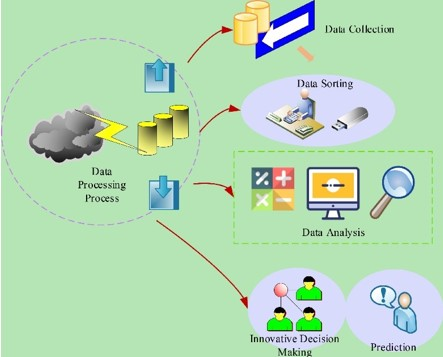
#> input picture BSCOMPUTER ENGINEERING/4th YEAR OF COMPUTER ENGINEERING/7th SEMESTER/DIGITAL IMAGE PROCESSING/FINALTERMPREPARATIONPROGRAMS/Screenshot 2024-11-01 094346.jpg, 443 x 357 px
$ python gaussianfiltering.py
#> lines starting #> are read from the running program, lines starting #| are printed output that depends on the picture
import numpy as np
import matplotlib.pyplot as plt
from skimage import io
from skimage.util import random_noise
image = io.imread('Screenshot 2024-11-01 094346.jpg')
#> image is the input picture: shape (357, 443, 3); mean R, G, B 180.4, 217.7, 182
noisy_image = random_noise(image, mode='gaussian', var=0.01)  # var controls the amount of noise
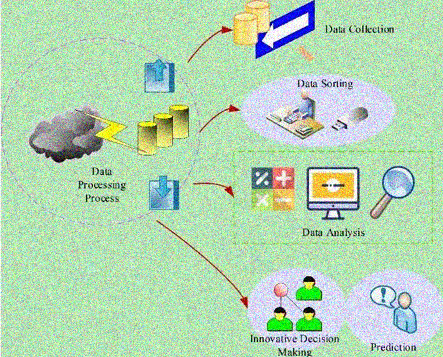
#> noisy_image: shape (357, 443, 3) float64; mean R, G, B 0.706, 0.847, 0.71
plt.figure(figsize=(12, 6))
plt.subplot(1, 2, 1)
plt.title('Original Image')
plt.imshow(image)
plt.axis('off')
plt.subplot(1, 2, 2)
plt.title('Image with Gaussian Noise')
plt.imshow(noisy_image)
plt.axis('off')
plt.show()
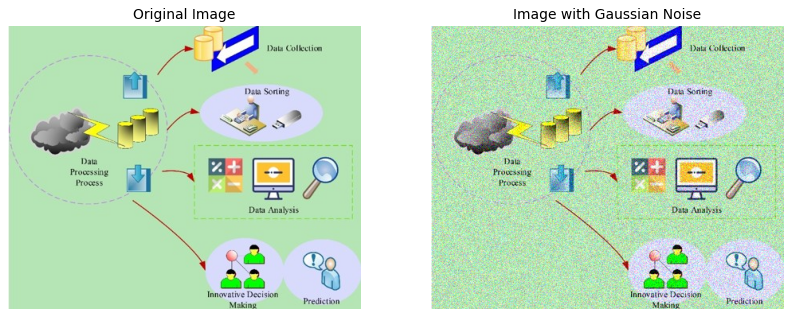
#> figure drawn by matplotlib, 2 panels

$ run again, with BSCOMPUTER ENGINEERING/4th YEAR OF COMPUTER ENGINEERING/7th SEMESTER/DIGITAL IMAGE PROCESSING/FINALTERMPREPARATIONPROGRAMS/Screenshot 2024-10-10 211014.jpg copied over BSCOMPUTER ENGINEERING/4th YEAR OF COMPUTER ENGINEERING/7th SEMESTER/DIGITAL IMAGE PROCESSING/FINALTERMPREPARATIONPROGRAMS/Screenshot 2024-11-01 094346.jpg
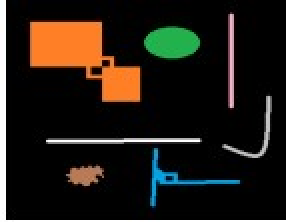
#> input picture BSCOMPUTER ENGINEERING/4th YEAR OF COMPUTER ENGINEERING/7th SEMESTER/DIGITAL IMAGE PROCESSING/FINALTERMPREPARATIONPROGRAMS/Screenshot 2024-10-10 211014.jpg, 143 x 111 px (shown 2 times larger)
#> image is the input picture: shape (111, 143, 3); mean R, G, B 35.1, 29.1, 21.6
#> `noisy_image = random_noise(image, mode='gaussian', var=0.01)`:
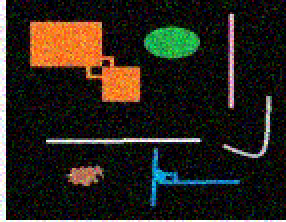
#> noisy_image: shape (111, 143, 3) float64 (shown 2 times larger); mean R, G, B 0.165, 0.144, 0.115
#> `plt.show()`:
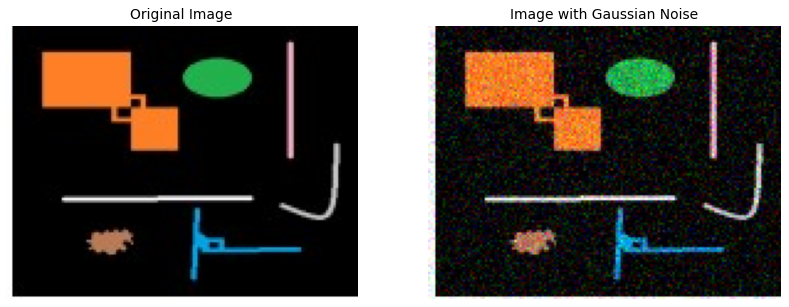
#> figure drawn by matplotlib, 2 panels
